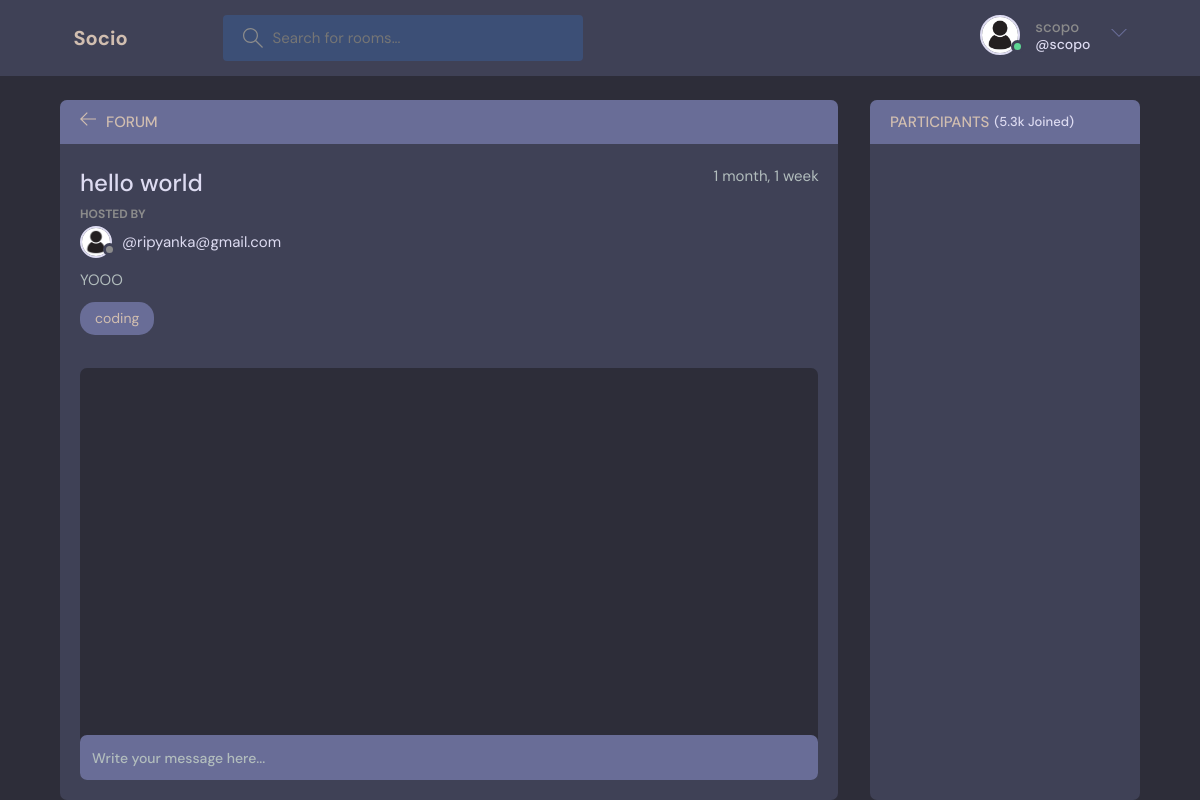
Screenshot of /room/2/ (signed in) with the database file from the repository.
### base/models.py (models this page shows, shortened)
class User(AbstractUser):
    name=models.CharField(max_length=200,null=True)
    email=models.EmailField(unique=True, null=True)
    bio=models.TextField(null=True)
    avatar= models.ImageField(null=True,default="pro.jpg")
    USERNAME_FIELD = 'email'
    REQUIRED_FIELDS=[]

class Room (models.Model):
    host = models.ForeignKey(User,  on_delete=models.SET_NULL, null=True)
    topic = models.ForeignKey(Topic, on_delete=models.SET_NULL, null=True)
    name=models.CharField(max_length=200)
    description=models.TextField(null=True, blank=True)
    participants = models.ManyToManyField(User,related_name='participants')
    update = models.DateTimeField(auto_now=True)
    created=models.DateTimeField(auto_now_add=True)
    class Meta:
        ordering= ['-update', '-created']

class Topic (models.Model):
    name = models.CharField(max_length=200)
    def __str__(self):
        return self.name

### base/views.py (the view, shortened to what this page needs)
# urls.py: path('room/<str:pk>/',views.room, name="room"),
def room(request,pk ):
    room=Room.objects.get(id=pk)
    room_message=room.message_set.all().order_by('-created')
    participants=room.participants.all()
    context={'room':room,'room_message':room_message,'participants':participants}
    return render(request,'base/room.html',context)

### base/templates/base/room.html (shortened to what this page needs)
{% extends 'main.html' %} {% block content %} {% load static %}
<main class="profile-page layout layout--2">
  <div class="container">
    <div class="room">
      <div class="room__top">
        <div class="room__topLeft">
          <a href="{% url 'HOME' %}">
            <svg
              version="1.1"
              xmlns="http://www.w3.org/2000/svg"
              width="32"
              height="32"
              viewBox="0 0 32 32"
            >
              <title>arrow-left</title>
              <path
                d="M13.723 2.286l-13.723 13.714 13.719 13.714 1.616-1.611-10.96-10.96h27.625v-2.286h-27.625l10.965-10.965-1.616-1.607z"
              ></path>
            </svg>
          </a>
          <h3>Forum</h3>
        </div>
      </div>
      <div class="room__box scroll">
        <div class="room__header scroll">
          <div class="room__info">
            <h3>{{room.name}}</h3>
            <span>{{room.created | timesince}}</span>
          </div>
          <div class="room__hosted">
            <p>Hosted By</p>
            <a
              href="{% url 'user-profile' room.host.id %}"
              class="room__author"
            >
              <div class="avatar avatar--small">
                <img src="{% static 'images/pro.jpg' %}" />
              </div>
              <span>@{{room.host}}</span>
            </a>
          </div>
          <div class="room__details">{{room.description}}</div>
          <span class="room__topics">{{room.topic}}</span>
        </div>
        <div class="room__conversation">
          <div class="threads scroll">
          </div>
        </div>
      </div>
      <div class="room__message">
        <form action="" method="POST">
          <input name="body" placeholder="Write your message here..." />
        </form>
      </div>
    </div>
    <div class="participants">
      <h3 class="participants__top">Participants <span>(5.3k Joined)</span></h3>
      <div class="participants__list scroll">
      </div>
    </div>
  </div>
</main>
{% endblock %}

### templates/navbar.html (shortened to what this page needs)
{% load static %}
<header class="header header--loggedIn">
    <div class="container">
      <a href="{% url 'HOME' %}" class="header__logo">
        <h1>Socio</h1>
      </a>
      <form class="header__search" method="GET" action="{% url 'HOME' %}">
        <label>
          <input name="q" placeholder="Search for rooms..." />
        </label>
      </form>
      <nav class="header__menu">
        {% if request.user.is_authenticated %}
        <div class="header__user">
          <a href="{% url 'user-profile' request.user.id %}">
            <div class="avatar avatar--medium active">
              <img src="{% static 'images/pro.jpg' %}" />
            </div>
            <p>{{request.user.username}}<span>@{{request.user.username}}</span></p>
          </a>
          <button class="dropdown-button">
            <svg version="1.1" xmlns="http://www.w3.org/2000/svg" width="32" height="32" viewBox="0 0 32 32">
              <title>chevron-down</title>
              <path d="M16 21l-13-13h-3l16 16 16-16h-3l-13 13z"></path>
            </svg>
          </button>
        </div>
        {% else %}
        <a href="{% url 'login' %}">
          <img src="./assets/avatar.svg" />
          <p>Login</p>
        </a>
        {% endif %}
      </nav>
    </div>
  </header>

### rows the page displays
User: user.username "scopo"
Room: name "hello world", created "1 month, 1 week", host "ripyanka@gmail.com", description "YOOO", topic "coding"
